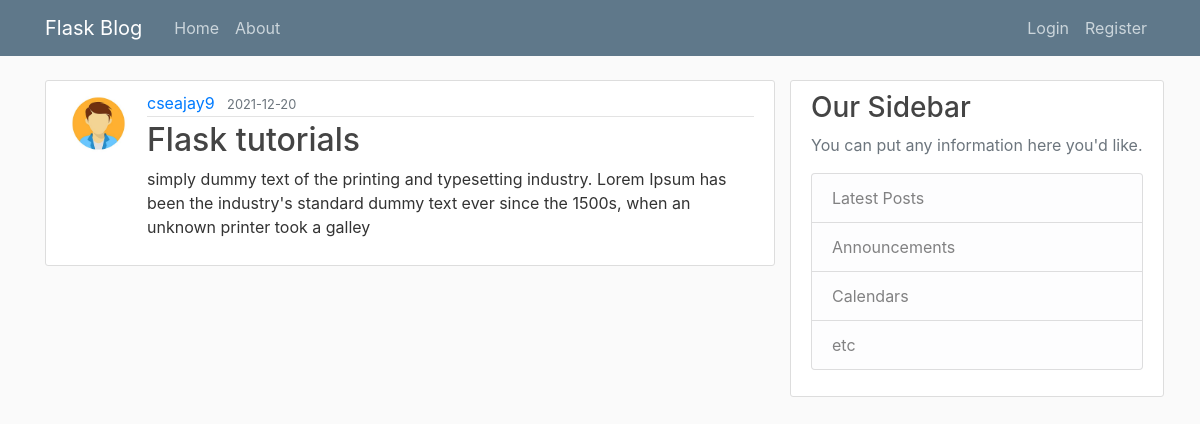
Before: /post/15 with the older database file.
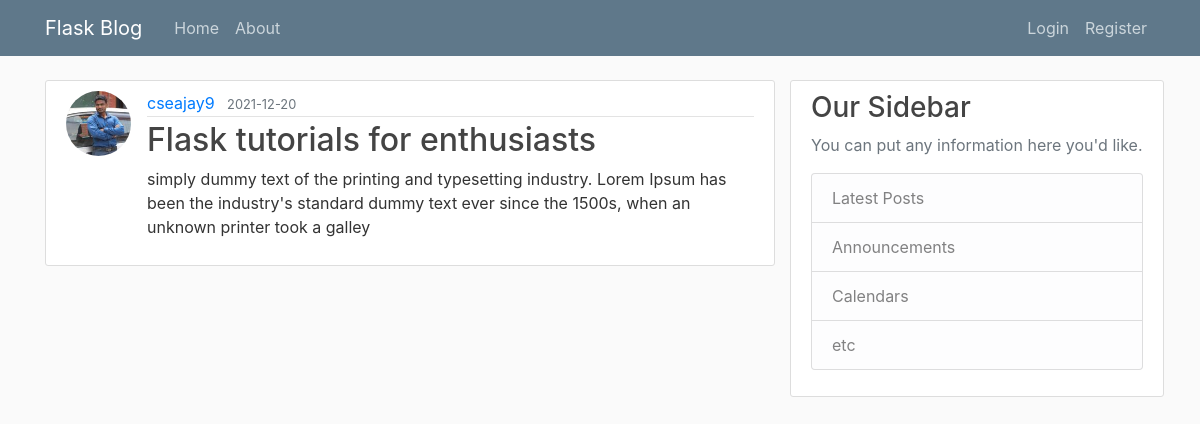
After: the same page with the newer database file.
### flaskblog/models.py (models this page shows, shortened)
class User(db.Model, UserMixin):
    id = db.Column(db.Integer, primary_key=True)
    username = db.Column(db.String(20), unique=True, nullable=False)
    email = db.Column(db.String(120), unique=True, nullable=False)
    image_file = db.Column(db.String(20), nullable=False, default='default.jpg')
    password = db.Column(db.String(60), nullable=False)
    posts = db.relationship('Post', backref='author', lazy=True)

class Post(db.Model):
    id = db.Column(db.Integer, primary_key=True)
    title = db.Column(db.String(100), nullable=False)
    date_posted = db.Column(db.DateTime, nullable=False, default =datetime.utcnow)
    content = db.Column(db.Text, nullable=False)
    user_id = db.Column(db.Integer, db.ForeignKey('user.id'), nullable=False)

### flaskblog/posts/routes.py (the view)
@posts.route("/post/<int:post_id>")
def post(post_id):
    post = Post.query.get_or_404(post_id)
    return render_template('post.html', title=post.title, post=post)

### flaskblog/templates/post.html (shortened to what this page needs)
{% extends "layout.html" %}
{% block content%}
    <article class="media content-section">
          <img class="rounded-circle article-img" src=" {{ url_for('static', filename='profile_pics/' + post.author.image_file) }}" alt="">
          <div class="media-body">
            <div class="article-metadata">
              <a class="mr-2" href="{{ url_for('users.user_posts', username=post.author.username) }}">{{ post.author.username }}</a>
              <small class="text-muted">{{ post.date_posted.strftime('%Y-%m-%d') }}</small>
            </div>
            <h2 class="article-title">{{ post.title }}</h2>
            <p class="article-content">{{ post.content }}</p>
          </div>
    </article>
{% endblock content %}

Changed rows visible on the page:
changed User "cseajay9": image_file: picture added in place of a placeholder
changed Post: title "Flask tutorials" → "Flask tutorials for enthusiasts"
